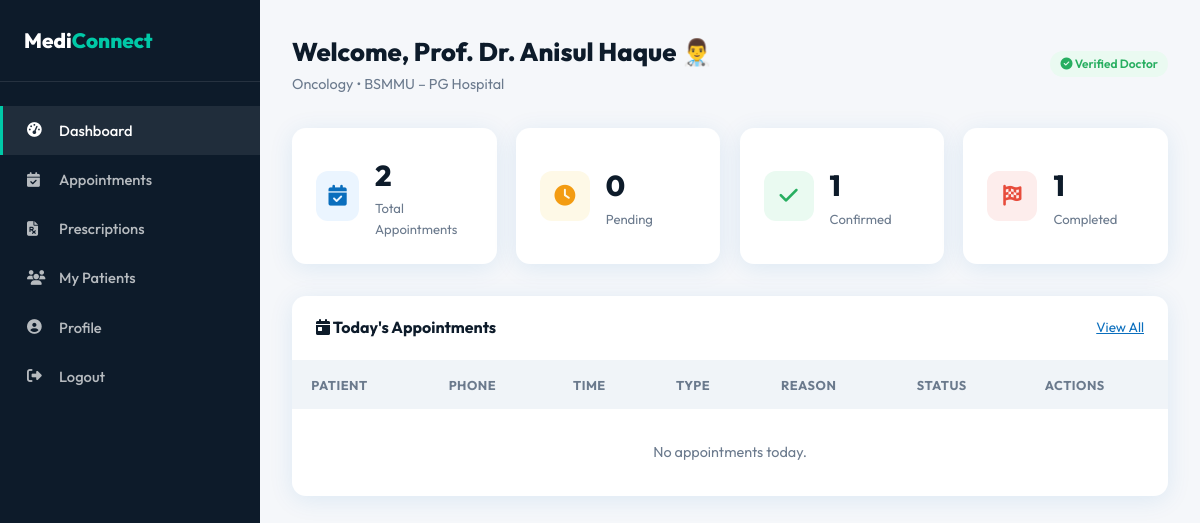
/doctor/dashboard.php (signed in), run on the app's committed database.
### tables this page shows
CREATE TABLE `doctors` (
  `id` int(11) NOT NULL,
  `full_name` varchar(100) NOT NULL,
  `email` varchar(100) NOT NULL,
  `password` varchar(255) NOT NULL,
  `phone` varchar(20) DEFAULT NULL,
  `specialization_id` int(11) DEFAULT NULL,
  `hospital_id` int(11) DEFAULT NULL,
  `qualification` varchar(255) DEFAULT NULL,
  `experience_years` int(11) DEFAULT 0,
  `consultation_fee` decimal(10,2) DEFAULT 0.00,
  `bio` text DEFAULT NULL,
  `profile_pic` varchar(255) DEFAULT 'default.png',
  `is_verified` tinyint(1) DEFAULT 0,
  `available_days` varchar(100) DEFAULT 'Mon,Tue,Wed,Thu,Fri',
  `available_time_start` time DEFAULT '09:00:00',
  `available_time_end` time DEFAULT '17:00:00',
  `created_at` timestamp NOT NULL DEFAULT current_timestamp()
);

CREATE TABLE `specializations` (
  `id` int(11) NOT NULL,
  `name` varchar(100) NOT NULL,
  `icon` varchar(50) DEFAULT 'fas fa-stethoscope',
  `description` text DEFAULT NULL
);

CREATE TABLE `hospitals` (
  `id` int(11) NOT NULL,
  `name` varchar(150) NOT NULL,
  `address` text NOT NULL,
  `city` varchar(100) DEFAULT NULL,
  `phone` varchar(20) DEFAULT NULL,
  `email` varchar(100) DEFAULT NULL,
  `website` varchar(150) DEFAULT NULL,
  `description` text DEFAULT NULL,
  `is_verified` tinyint(1) DEFAULT 0,
  `created_at` timestamp NOT NULL DEFAULT current_timestamp(),
  `latitude` decimal(10,8) DEFAULT NULL,
  `longitude` decimal(11,8) DEFAULT NULL
);

### doctor/dashboard.php (the view, shortened to what this page needs)
<?php
require_once '../includes/functions.php';
$doc_id = $_SESSION['doctor_id'];
$doctor = mysqli_fetch_assoc(mysqli_query($conn, "SELECT d.*, s.name as spec_name, h.name as hosp_name FROM doctors d LEFT JOIN specializations s ON d.specialization_id=s.id LEFT JOIN hospitals h ON d.hospital_id=h.id WHERE d.id=$doc_id"));
$total     = mysqli_fetch_assoc(mysqli_query($conn, "SELECT COUNT(*) as c FROM appointments WHERE doctor_id=$doc_id"))['c'];
$pending   = mysqli_fetch_assoc(mysqli_query($conn, "SELECT COUNT(*) as c FROM appointments WHERE doctor_id=$doc_id AND status='Pending'"))['c'];
$confirmed = mysqli_fetch_assoc(mysqli_query($conn, "SELECT COUNT(*) as c FROM appointments WHERE doctor_id=$doc_id AND status='Confirmed'"))['c'];
$completed = mysqli_fetch_assoc(mysqli_query($conn, "SELECT COUNT(*) as c FROM appointments WHERE doctor_id=$doc_id AND status='Completed'"))['c'];
$today_appts = mysqli_query($conn, "SELECT a.*, u.full_name as pat_name, u.phone as pat_phone,
                                           a.call_type, a.room_id, a.call_status
                                    FROM appointments a
                                    JOIN users u ON a.patient_id = u.id
                                    WHERE a.doctor_id = $doc_id
                                      AND a.appointment_date = CURDATE()
                                    ORDER BY a.appointment_time");
?>
<!DOCTYPE html>
<html lang="en">
<head>
<link rel="stylesheet" href="https://cdnjs.cloudflare.com/ajax/libs/font-awesome/6.4.0/css/all.min.css">
<link rel="stylesheet" href="<?= SITE_URL ?>/css/style.css">
</head>
<body>
<div class="dashboard">
    <nav class="sidebar">
        <div class="sidebar-brand">Medi<span>Connect</span></div>
        <ul class="sidebar-menu">
            <li><a href="dashboard.php" class="active"><i class="fas fa-tachometer-alt"></i> Dashboard</a></li>
            <li><a href="appointments.php"><i class="fas fa-calendar-check"></i> Appointments</a></li>
            <li><a href="prescriptions.php"><i class="fas fa-file-prescription"></i> Prescriptions</a></li>
            <li><a href="patients.php"><i class="fas fa-users"></i> My Patients</a></li>
            <li><a href="profile.php"><i class="fas fa-user-circle"></i> Profile</a></li>
            <li><a href="../logout.php"><i class="fas fa-sign-out-alt"></i> Logout</a></li>
        </ul>
    </nav>
    <main class="dashboard-main">
        <div class="dash-header">
            <div>
                <h1>Welcome, <?= $doctor['full_name'] ?> 👨‍⚕️</h1>
                <p><?= $doctor['spec_name'] ?> &bull; <?= $doctor['hosp_name'] ?></p>
            </div>
            <span class="badge badge-success"><i class="fas fa-check-circle"></i> Verified Doctor</span>
        </div>
        <div class="stat-cards">
            <div class="stat-card"><div class="stat-icon blue"><i class="fas fa-calendar-check"></i></div><div class="stat-info"><div class="number"><?= $total ?></div><p>Total Appointments</p></div></div>
            <div class="stat-card"><div class="stat-icon orange"><i class="fas fa-clock"></i></div><div class="stat-info"><div class="number"><?= $pending ?></div><p>Pending</p></div></div>
            <div class="stat-card"><div class="stat-icon green"><i class="fas fa-check"></i></div><div class="stat-info"><div class="number"><?= $confirmed ?></div><p>Confirmed</p></div></div>
            <div class="stat-card"><div class="stat-icon red"><i class="fas fa-flag-checkered"></i></div><div class="stat-info"><div class="number"><?= $completed ?></div><p>Completed</p></div></div>
        </div>
        <div class="table-card">
            <div class="table-header">
                <h3><i class="fas fa-calendar-day"></i> Today's Appointments</h3>
                <a href="appointments.php" style="color:var(--primary);font-size:0.85rem;">View All</a>
            </div>
            <table class="data-table">
                <thead><tr><th>Patient</th><th>Phone</th><th>Time</th><th>Type</th><th>Reason</th><th>Status</th><th>Actions</th></tr></thead>
                <tbody>
                <?php if (mysqli_num_rows($today_appts) == 0): ?>
                <tr><td colspan="7" style="text-align:center;color:var(--gray);padding:2rem;">No appointments today.</td></tr>
                <?php else: while ($a = mysqli_fetch_assoc($today_appts)): ?>
                <tr>
                    <td><strong><?= $a['pat_name'] ?></strong></td>
                    <td><?= $a['pat_phone'] ?></td>
                    <td><?= formatTime($a['appointment_time']) ?></td>
                    <td>
                        <?php if ($a['call_type'] === 'video'): ?>
                        <span class="badge" style="background:#e8f4fd;color:#2980b9;">
                            <i class="fas fa-video"></i> Video
                        </span>
                        <?php else: ?>
                        <span class="badge" style="background:#f0f4f8;color:#555;">
                            <i class="fas fa-hospital"></i> In-Person
                        </span>
                        <?php endif; ?>
                    </td>
                    <td style="font-size:0.85rem;color:var(--gray);"><?= $a['reason'] ?: 'N/A' ?></td>
                    <td><?php $badge=['Pending'=>'warning','Confirmed'=>'primary','Completed'=>'success','Cancelled'=>'danger']; echo '<span class="badge badge-'.($badge[$a['status']]??'secondary').'">'.$a['status'].'</span>'; ?></td>
                    <td style="white-space:nowrap;">
                        <a href="appointments.php?confirm=<?= $a['id'] ?>" class="btn btn-success btn-sm">Confirm</a>
                        <a href="add-prescription.php?appointment_id=<?= $a['id'] ?>" class="btn btn-primary btn-sm">Prescribe</a>
                        <?php if ($a['call_type'] === 'video' && $a['status'] === 'Confirmed'): ?>
                            <?php
                                $appt_datetime = strtotime($a['appointment_date'] . ' ' . $a['appointment_time']);
                                $diff_minutes  = ($appt_datetime - time()) / 60;
                                $can_join      = ($diff_minutes <= 15 && $diff_minutes >= -60);
                            ?>
                            <?php if ($can_join): ?>
                            <a href="<?= SITE_URL ?>/video-call/room.php?appointment_id=<?= $a['id'] ?>"
                               class="btn btn-sm"
                               style="background:#2980b9;color:#fff;border:none;"
                               target="_blank">
                                <i class="fas fa-video"></i> Join Call
                            </a>
                            <?php else: ?>
                            <span style="font-size:.78rem;color:#888;">
                                <i class="fas fa-video"></i>
                                <?= $diff_minutes > 15 ? round($diff_minutes).' min left' : 'Call ended' ?>
                            </span>
                            <?php endif; ?>
                        <?php endif; ?>
                    </td>
                </tr>
                <?php endwhile; endif; ?>
                </tbody>
            </table>
        </div>
    </main>
</div>
</body>
</html>

### css/style.css (style rules this page uses)
:root { --primary: #0A6EBD; --primary-dark: #054E8A; --primary-light: #E8F4FF; --secondary: #00C9A7; --accent: #FF6B35; --dark: #0D1B2A; --gray-dark: #2C3E50; --gray: #6B7A8D; --gray-light: #F0F4F8; --white: #FFFFFF; --danger: #E74C3C; --success: #27AE60; --warning: #F39C12; --shadow: 0 4px 24px rgba(10,110,189,0.10); --shadow-lg: 0 8px 40px rgba(10,110,189,0.18); --radius: 14px; --radius-sm: 8px; }
* { margin: 0; padding: 0; box-sizing: border-box; }
body { font-family: 'Outfit', sans-serif; color: var(--dark); background: var(--white); line-height: 1.6; }
.dashboard { display: flex; min-height: 100vh; }
.sidebar { width: 260px; background: var(--dark); padding: 1.5rem 0; position: sticky; top: 0; height: 100vh; overflow-y: auto; flex-shrink: 0; }
.sidebar .sidebar-brand { padding: 0 1.5rem 1.5rem; border-bottom: 1px solid rgba(255,255,255,0.1); margin-bottom: 1.5rem; font-size: 1.3rem; font-weight: 800; color: white; }
.sidebar .sidebar-brand span { color: var(--secondary); }
.sidebar-menu { list-style: none; }
.sidebar-menu a { display: flex; align-items: center; gap: 12px; padding: 0.8rem 1.5rem; color: rgba(255,255,255,0.7); text-decoration: none; font-weight: 500; font-size: 0.92rem; transition: all 0.2s; border-left: 3px solid transparent; }
.sidebar-menu a:hover, .sidebar-menu a.active { color: white; background: rgba(255,255,255,0.08); border-left-color: var(--secondary); }
.sidebar-menu a i { width: 20px; }
.dashboard-main { flex: 1; background: #F5F7FA; padding: 2rem; overflow-y: auto; }
.dash-header { display: flex; align-items: center; justify-content: space-between; margin-bottom: 2rem; }
.dash-header h1 { font-size: 1.6rem; font-weight: 800; }
.dash-header p { color: var(--gray); font-size: 0.9rem; }
.stat-cards { display: grid; grid-template-columns: repeat(4, 1fr); gap: 1.2rem; margin-bottom: 2rem; }
.stat-card { background: white; border-radius: var(--radius); padding: 1.5rem; display: flex; align-items: center; gap: 1rem; box-shadow: var(--shadow); }
.stat-card .stat-icon { width: 50px; height: 50px; border-radius: 12px; display: flex; align-items: center; justify-content: center; font-size: 1.3rem; }
.stat-card .stat-icon.blue { background: #EBF5FF; color: var(--primary); }
.stat-card .stat-icon.green { background: #EAFAF1; color: var(--success); }
.stat-card .stat-icon.orange { background: #FEF9E7; color: var(--warning); }
.stat-card .stat-icon.red { background: #FDEDEC; color: var(--danger); }
.stat-card .stat-info .number { font-size: 1.8rem; font-weight: 800; color: var(--dark); }
.stat-card .stat-info p { font-size: 0.82rem; color: var(--gray); }
.table-card { background: white; border-radius: var(--radius); box-shadow: var(--shadow); overflow: hidden; }
.table-card .table-header { padding: 1.2rem 1.5rem; border-bottom: 1px solid #f0f4f8; display: flex; align-items: center; justify-content: space-between; }
.table-card .table-header h3 { font-weight: 700; font-size: 1rem; }
.data-table { width: 100%; border-collapse: collapse; }
.data-table th { background: var(--gray-light); padding: 0.85rem 1.2rem; text-align: left; font-size: 0.8rem; font-weight: 700; color: var(--gray); text-transform: uppercase; letter-spacing: 0.5px; }
.data-table td { padding: 0.9rem 1.2rem; border-bottom: 1px solid #f0f4f8; font-size: 0.9rem; vertical-align: middle; }
.data-table tr:last-child td { border-bottom: none; }
.badge { display: inline-block; padding: 3px 10px; border-radius: 50px; font-size: 0.75rem; font-weight: 600; }
.badge-success { background: #EAFAF1; color: var(--success); }

### data on the page
doctors: full_name "Prof. Dr. Anisul Haque", specialization.name "Oncology", hospital.name "BSMMU – PG Hospital"

### other printed values
$total "2"
$pending "0"
$confirmed "1"
$completed "1"
